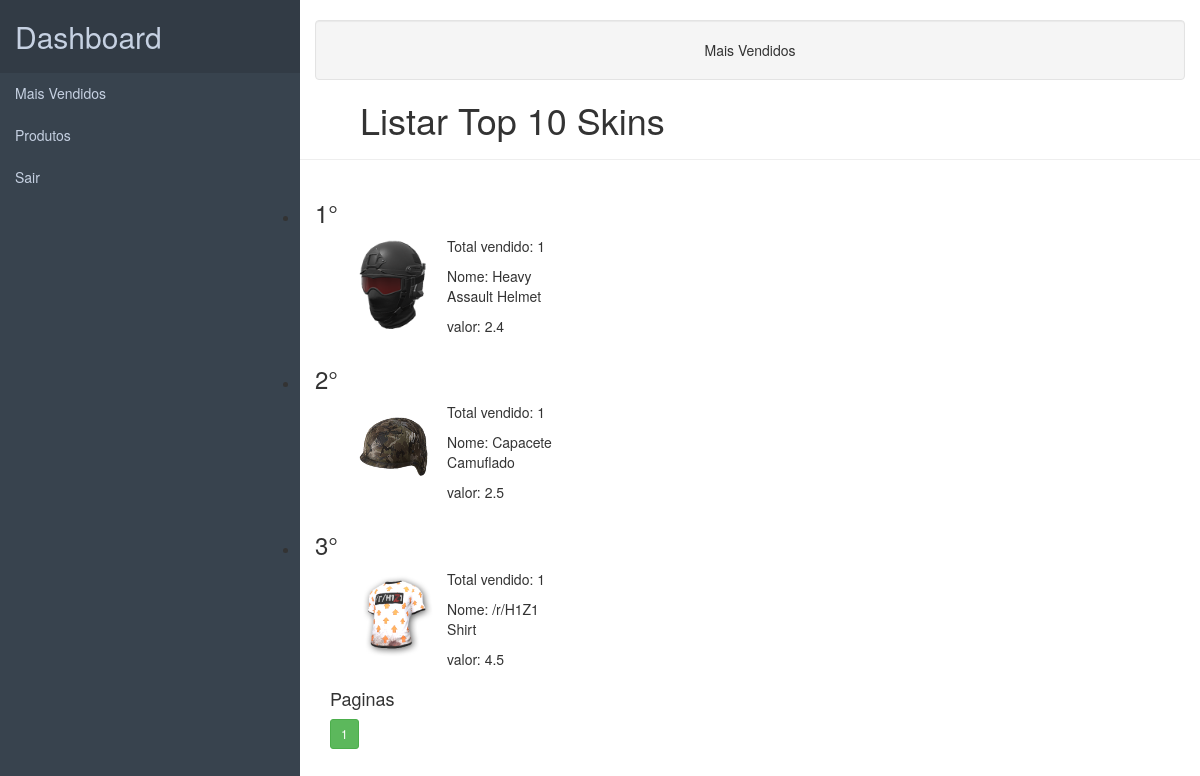
The page /listarTop.php on the database as committed earlier.
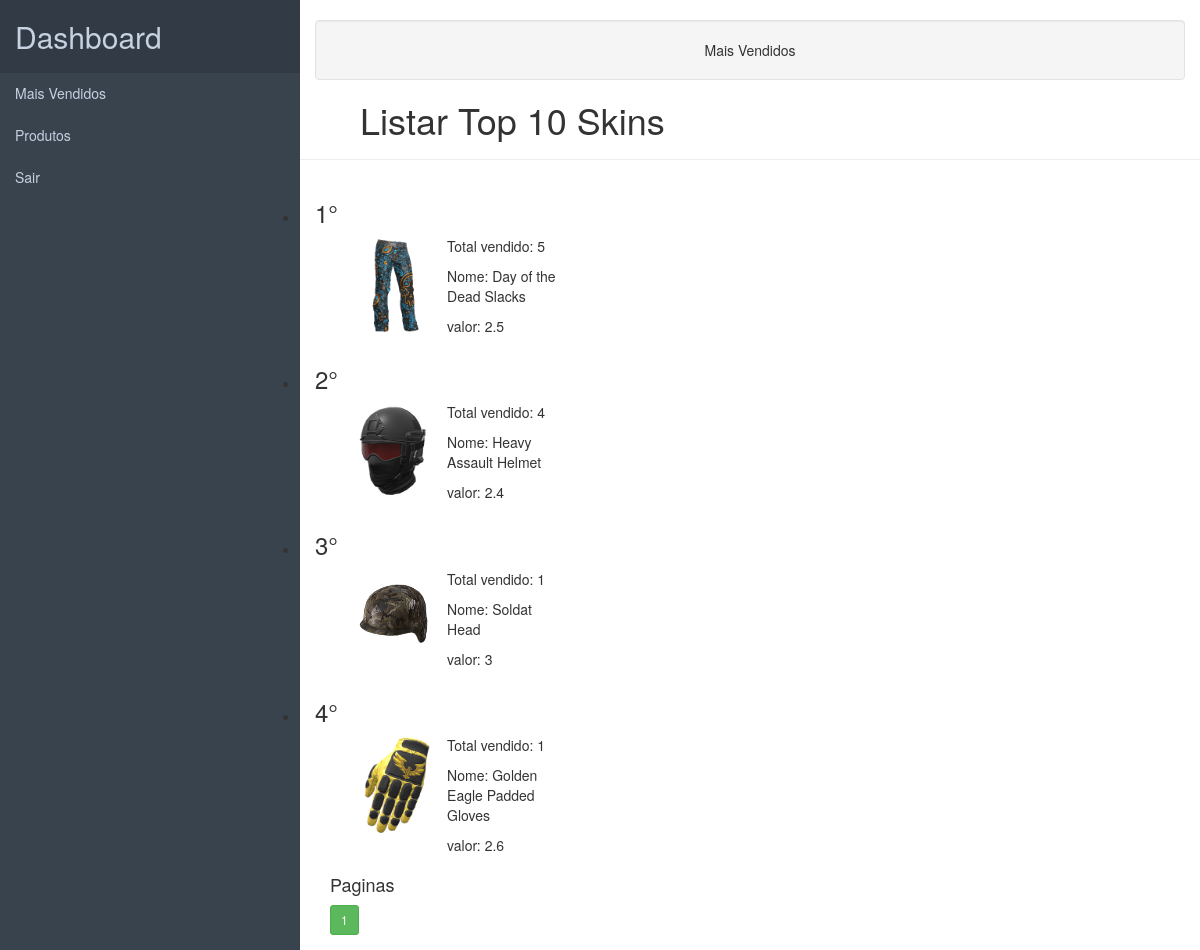
The same page on the database as committed later.
### tables this page shows
CREATE TABLE "skin" ("codSkin" INTEGER PRIMARY KEY  AUTOINCREMENT  NOT NULL  UNIQUE , "precoSkin" FLOAT NOT NULL , "descSkin" TEXT NOT NULL , "imgSkin" TEXT NOT NULL , "codTipoSkin" INTEGER NOT NULL , "nomeSkin" TEXT, "quantSkin" INTEGER NOT NULL  DEFAULT 5);

### listTopProc.php (called while the page is built, shortened)
<?php
  $conexaoBanco = new PDO('sqlite:Ecommerce.sqlite') or die ("Não Conectou!");
  $SQL = "SELECT s.nomeSkin, s.codSkin, s.imgSkin, s.quantSkin, s.precoSkin, COUNT(*) as total  FROM skin s, vendas u WHERE s.codSkin = u.codSkin GROUP BY s.nomeSkin ORDER BY total DESC limit $inicio,$registros";
  $resultado = $conexaoBanco->query($SQL);
  $prodBest = $resultado->fetchAll();
 ?>

### ecommerceCon.php (called while the page is built, shortened)
<?php
    $conexaoBanco = new PDO('sqlite:Ecommerce.sqlite') or die ("Não Conectou!");
    if($categoria != null){
        $sqlCount ="SELECT COUNT(*) AS total FROM skin WHERE codTipoSkin = '$categoria';";
    }else{
        $sqlCount2 ="SELECT COUNT(*) AS total FROM vendas GROUP BY codSkin;";
        $resultado = $conexaoBanco->query($sqlCount2);
        $total = $resultado->fetchAll();
        $totalRegistro = $total[0]['total'];
        $numPaginas2 = ceil($totalRegistro/$registros);
    }
?>

### listarTop.php (the view, shortened to what this page needs)
<?php
$registros = 4;
$categoria = null;
$pagina = (isset($_GET['pagina']))? $_GET['pagina'] : 1;
$inicio = ($registros*$pagina)-$registros;
include("ecommerceCon.php");
include("listTopProc.php");
 ?>
<!DOCTYPE html>
<html lang="pt-br">
    <head>
        <link href="adm/css/bootstrap.css" rel="stylesheet">
        <link href="adm/css/personalizado.css" rel="stylesheet">
    </head>
    <body>
        <div class="container-fluid">
            <div class="row content">
                <div class="col-sm-3 sidenav hidden-xs">
                    <h2>Dashboard</h2>
                    <ul class="nav nav-pills nav-stacked">
                        <li><a href="listarTop.php">Mais Vendidos</a></li>
                        <li><a href="controlProduto.php">Produtos</a></li>
                        <li><a href="administradorLogout.php">Sair</a></li>
                    </ul>
                </div><br>
                <div class="col-sm-9"><div class="well text-center">
    Mais Vendidos
</div>
                </div>
                        <div class="page-header">
                            <h1>&nbsp &nbsp &nbsp Listar Top 10 Skins</h1>
                        </div>
                        <div class="shop-loop grid">
                            <ul class="products">
                                <?php
                                            $i = 0;
                                            foreach($prodBest as $prods) {
                                ?>
                                <li class="product product-no-border style-2 col-md-6 col-sm-6">
                                    <h3> <?php echo ($i+1).'°'; ?></h3>
                                    <div class="product-container">
                                        <figure>
                                            <div class="product-wrap">
                                                <div class="shop-loop-thumbnail shop-loop-front-thumbnail">
                                                    <div class="col-sm-6">
                                                        <div class="col-md-5">
                                                            <a><img width="100" height="100" src=<?php echo $prodBest[$i]['imgSkin']; ?> alt=""/></a>
                                                        </div>
                                                        <div class="col-md-7">
                                                            <p> Total vendido: <?php echo $prodBest[$i]['total']; ?> </p>
                                                            <p> Nome: <?php echo $prodBest[$i]['nomeSkin']; ?> </p>
                                                            <p> valor: <?php echo $prodBest[$i]['precoSkin']; ?> </p>
                                                        </div>
                                                    </div>
                                                </div>
                                            </div>
                                        </figure>
                                    </div>
                                </li>
                                <br />
                                <br />
                                <?php
                                    $i++;
                                 }
                                 ?>
                            </ul>
                            <br />
                        </div>
                        <div class="col-sm-6">
                            <div class="col-md-6">
                                <nav class="commerce-pagination">
                                    <b> <h4> Paginas </h4> </b>
                                    <div class="paginate">
                                        <div class="paginate_links">
                                        <?php for($i = $numPaginas2; $i >= 1; $i--) { ?>
                                            <a class="btn btn-sm btn-success" href='listarTop.php?pagina=<?php echo "$i" ?>'> <?php echo "$i" ?></a>
                                        <?php	} ?>
                                        </div>
                                    </div>
                                </nav>
                            </div>
                        </div>
            </div>
        </div>
    </body>
</html>

### adm/css/personalizado.css (style rules this page uses)
.row.content { height: 950px; }
.sidenav { background-color: #38434e; height: 100%; padding-left: 0px; padding-right: 0px; }
.sidenav h2 { padding-left: 15px; padding-top: 20px; padding-bottom: 20px; margin: 0px; color: #c6d1e2; background-color: #323b45; }
.sidenav ul li a { border-radius: 0px; color: #c6d1e2; }

Rows that differ between the two databases and show on the page:
no longer on this page (row edited): skin: imgSkin (picture), total "1", nomeSkin "/r/H1Z1 Shirt", precoSkin "4.5"
now on this page (row edited): skin: imgSkin (picture), total "5", nomeSkin "Day of the Dead Slacks", precoSkin "2.5"
changed skin "Heavy Assault Helmet": total "1" → "4"
changed skin: nomeSkin "Capacete Camuflado" → "Soldat Head"; precoSkin "2.5" → "3"
now on this page (row edited): skin: imgSkin (picture), total "1", nomeSkin "Golden Eagle Padded Gloves", precoSkin "2.6"
